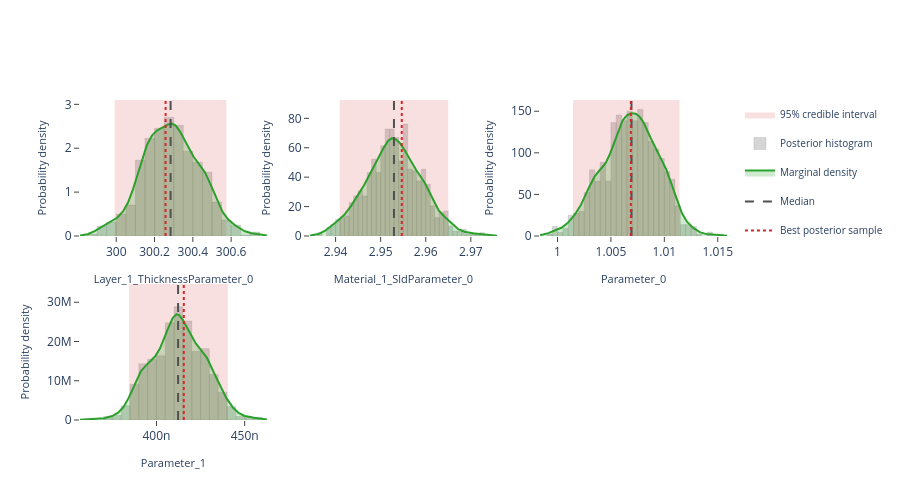

Here is the notebook cell this chart was saved with:
### Markdown cell above
## Interactive posterior plots

The next three cells render the same Plotly figures that are shown on the
Bayesian Posterior tab of the EasyReflectometryApp:

* **Marginals** — per-parameter distribution: histogram + smooth KDE marginal,
  shaded 95% credible interval, and median / best-sample lines
  (`plot_distribution` or `posterior.distribution()`)
* **Corner plot** — pairwise marginals + 2-D contours + scatter (`plot_corner`)
* **Traces** — per-chain trace + marginal histogram (`plot_trace`)

The standalone helpers are called with ``return_figure=True`` so they return a
Plotly ``Figure`` that we render in the notebook with ``fig.show()``; the
``PosteriorResults`` methods return the figure directly.

### Code cell
# ---- Marginal posterior distributions ---------------------------------------
# One panel per free parameter, each overlaying the posterior histogram, a
# smooth Gaussian-KDE marginal, the shaded 95% credible interval, and the
# median / best-sample reference lines.  Mirrors the "Marginals" sub-tab in
# the EasyReflectometryApp.

# The PosteriorResults method passes ``logp`` through automatically so the
# best posterior sample (MAP) line is drawn:
fig = posterior.distribution()
fig.show()

# Standalone equivalent (pass ``logp`` to get the best-sample line):
# fig = plot_distribution(
#     posterior.draws,
#     posterior.param_names,
#     logp=posterior.logp,
#     return_figure=True,
# )
# fig.show()

### Figure 1 — Plotly figure (JSON) as saved in the notebook; plotly's stock layout.template omitted (floating-point values rounded to 4 significant figures; data arrays with more than 128 entries replaced by an {"elided": "..."} marker saying what was removed)
{"data": [{"fill": "toself", "fillcolor": "rgba(214, 39, 40, 0.14)", "hoverinfo": "skip", "legendgroup": "95% credible interval", "line": {"color": "rgba(214, 39, 40, 0.14)", "width": 0}, "mode": "lines", "name": "95% credible interval", "showlegend": true, "type": "scatter", "x": [300.0, 300.6, 300.6, 300.0, 300.0], "xaxis": "x", "y": [0.0, 0.0, 3.099, 3.099, 0.0], "yaxis": "y"}, {"histnorm": "probability density", "hovertemplate": "sample=%{x:.4f}<br>density: %{y:.2f}<extra></extra>", "legendgroup": "histogram", "marker": {"color": "rgba(120, 120, 120, 0.38)", "line": {"color": "rgba(120, 120, 120, 0.24)", "width": 1}}, "name": "Posterior histogram", "nbinsx": 40, "opacity": 0.82, "showlegend": true, "type": "histogram", "x": {"elided": "880 float values"}, "xaxis": "x", "yaxis": "y"}, {"fill": "tozeroy", "fillcolor": "rgba(44, 160, 44, 0.22)", "hovertemplate": "Layer_1_ThicknessParameter_0: %{x:.4f}<br>density: %{y:.4f}<extra></extra>", "legendgroup": "marginal", "line": {"color": "rgb(44, 160, 44)", "width": 2}, "mode": "lines", "name": "Marginal density", "showlegend": true, "type": "scatter", "x": {"elided": "256 float values"}, "xaxis": "x", "y": {"elided": "256 float values"}, "yaxis": "y"}, {"hovertemplate": "Median: %{x:.4f}<extra></extra>", "legendgroup": "Median", "line": {"color": "rgb(80, 80, 80)", "dash": "dash", "width": 2}, "mode": "lines", "name": "Median", "showlegend": true, "type": "scatter", "x": [300.3, 300.3], "xaxis": "x", "y": [0.0, 3.099], "yaxis": "y"}, {"hovertemplate": "Best posterior sample: %{x:.4f}<extra></extra>", "legendgroup": "Best posterior sample", "line": {"color": "rgb(214, 39, 40)", "dash": "dot", "width": 2}, "mode": "lines", "name": "Best posterior sample", "showlegend": true, "type": "scatter", "x": [300.3, 300.3], "xaxis": "x", "y": [0.0, 3.099], "yaxis": "y"}, {"fill": "toself", "fillcolor": "rgba(214, 39, 40, 0.14)", "hoverinfo": "skip", "legendgroup": "95% credible interval", "line": {"color": "rgba(214, 39, 40, 0.14)", "width": 0}, "mode": "lines", "name": "95% credible interval", "showlegend": false, "type": "scatter", "x": [2.941, 2.965, 2.965, 2.941, 2.941], "xaxis": "x2", "y": [0.0, 0.0, 92.47, 92.47, 0.0], "yaxis": "y2"}, {"histnorm": "probability density", "hovertemplate": "sample=%{x:.4f}<br>density: %{y:.2f}<extra></extra>", "legendgroup": "histogram", "marker": {"color": "rgba(120, 120, 120, 0.38)", "line": {"color": "rgba(120, 120, 120, 0.24)", "width": 1}}, "name": "Posterior histogram", "nbinsx": 40, "opacity": 0.82, "showlegend": false, "type": "histogram", "x": {"elided": "880 float values"}, "xaxis": "x2", "yaxis": "y2"}, {"fill": "tozeroy", "fillcolor": "rgba(44, 160, 44, 0.22)", "hovertemplate": "Material_1_SldParameter_0: %{x:.4f}<br>density: %{y:.4f}<extra></extra>", "legendgroup": "marginal", "line": {"color": "rgb(44, 160, 44)", "width": 2}, "mode": "lines", "name": "Marginal density", "showlegend": false, "type": "scatter", "x": {"elided": "256 float values"}, "xaxis": "x2", "y": {"elided": "256 float values"}, "yaxis": "y2"}, {"hovertemplate": "Median: %{x:.4f}<extra></extra>", "legendgroup": "Median", "line": {"color": "rgb(80, 80, 80)", "dash": "dash", "width": 2}, "mode": "lines", "name": "Median", "showlegend": false, "type": "scatter", "x": [2.953, 2.953], "xaxis": "x2", "y": [0.0, 92.47], "yaxis": "y2"}, {"hovertemplate": "Best posterior sample: %{x:.4f}<extra></extra>", "legendgroup": "Best posterior sample", "line": {"color": "rgb(214, 39, 40)", "dash": "dot", "width": 2}, "mode": "lines", "name": "Best posterior sample", "showlegend": false, "type": "scatter", "x": [2.955, 2.955], "xaxis": "x2", "y": [0.0, 92.47], "yaxis": "y2"}, {"fill": "toself", "fillcolor": "rgba(214, 39, 40, 0.14)", "hoverinfo": "skip", "legendgroup": "95% credible interval", "line": {"color": "rgba(214, 39, 40, 0.14)", "width": 0}, "mode": "lines", "name": "95% credible interval", "showlegend": false, "type": "scatter", "x": [1.001, 1.011, 1.011, 1.001, 1.001], "xaxis": "x3", "y": [0.0, 0.0, 163.5, 163.5, 0.0], "yaxis": "y3"}, {"histnorm": "probability density", "hovertemplate": "sample=%{x:.4f}<br>density: %{y:.2f}<extra></extra>", "legendgroup": "histogram", "marker": {"color": "rgba(120, 120, 120, 0.38)", "line": {"color": "rgba(120, 120, 120, 0.24)", "width": 1}}, "name": "Posterior histogram", "nbinsx": 40, "opacity": 0.82, "showlegend": false, "type": "histogram", "x": {"elided": "880 float values"}, "xaxis": "x3", "yaxis": "y3"}, {"fill": "tozeroy", "fillcolor": "rgba(44, 160, 44, 0.22)", "hovertemplate": "Parameter_0: %{x:.4f}<br>density: %{y:.4f}<extra></extra>", "legendgroup": "marginal", "line": {"color": "rgb(44, 160, 44)", "width": 2}, "mode": "lines", "name": "Marginal density", "showlegend": false, "type": "scatter", "x": {"elided": "256 float values"}, "xaxis": "x3", "y": {"elided": "256 float values"}, "yaxis": "y3"}, {"hovertemplate": "Median: %{x:.4f}<extra></extra>", "legendgroup": "Median", "line": {"color": "rgb(80, 80, 80)", "dash": "dash", "width": 2}, "mode": "lines", "name": "Median", "showlegend": false, "type": "scatter", "x": [1.007, 1.007], "xaxis": "x3", "y": [0.0, 163.5], "yaxis": "y3"}, {"hovertemplate": "Best posterior sample: %{x:.4f}<extra></extra>", "legendgroup": "Best posterior sample", "line": {"color": "rgb(214, 39, 40)", "dash": "dot", "width": 2}, "mode": "lines", "name": "Best posterior sample", "showlegend": false, "type": "scatter", "x": [1.007, 1.007], "xaxis": "x3", "y": [0.0, 163.5], "yaxis": "y3"}, {"fill": "toself", "fillcolor": "rgba(214, 39, 40, 0.14)", "hoverinfo": "skip", "legendgroup": "95% credible interval", "line": {"color": "rgba(214, 39, 40, 0.14)", "width": 0}, "mode": "lines", "name": "95% credible interval", "showlegend": false, "type": "scatter", "x": [3.845e-07, 4.405e-07, 4.405e-07, 3.845e-07, 3.845e-07], "xaxis": "x4", "y": [0.0, 0.0, 34650000.0, 34650000.0, 0.0], "yaxis": "y4"}, {"histnorm": "probability density", "hovertemplate": "sample=%{x:.4f}<br>density: %{y:.2f}<extra></extra>", "legendgroup": "histogram", "marker": {"color": "rgba(120, 120, 120, 0.38)", "line": {"color": "rgba(120, 120, 120, 0.24)", "width": 1}}, "name": "Posterior histogram", "nbinsx": 40, "opacity": 0.82, "showlegend": false, "type": "histogram", "x": {"elided": "880 float values"}, "xaxis": "x4", "yaxis": "y4"}, {"fill": "tozeroy", "fillcolor": "rgba(44, 160, 44, 0.22)", "hovertemplate": "Parameter_1: %{x:.4f}<br>density: %{y:.4f}<extra></extra>", "legendgroup": "marginal", "line": {"color": "rgb(44, 160, 44)", "width": 2}, "mode": "lines", "name": "Marginal density", "showlegend": false, "type": "scatter", "x": {"elided": "256 float values"}, "xaxis": "x4", "y": {"elided": "256 float values"}, "yaxis": "y4"}, {"hovertemplate": "Median: %{x:.4f}<extra></extra>", "legendgroup": "Median", "line": {"color": "rgb(80, 80, 80)", "dash": "dash", "width": 2}, "mode": "lines", "name": "Median", "showlegend": false, "type": "scatter", "x": [4.123e-07, 4.123e-07], "xaxis": "x4", "y": [0.0, 34650000.0], "yaxis": "y4"}, {"hovertemplate": "Best posterior sample: %{x:.4f}<extra></extra>", "legendgroup": "Best posterior sample", "line": {"color": "rgb(214, 39, 40)", "dash": "dot", "width": 2}, "mode": "lines", "name": "Best posterior sample", "showlegend": false, "type": "scatter", "x": [4.155e-07, 4.155e-07], "xaxis": "x4", "y": [0.0, 34650000.0], "yaxis": "y4"}], "layout": {"barmode": "overlay", "height": 500, "legend": {"font": {"size": 10}}, "plot_bgcolor": "white", "showlegend": true, "xaxis": {"anchor": "y", "domain": [0.0, 0.2889], "range": [299.8, 300.8], "showgrid": false, "ticks": "outside", "title": {"font": {"size": 11}, "text": "Layer_1_ThicknessParameter_0"}, "zeroline": false}, "xaxis2": {"anchor": "y2", "domain": [0.3556, 0.6444], "range": [2.934, 2.976], "showgrid": false, "ticks": "outside", "title": {"font": {"size": 11}, "text": "Material_1_SldParameter_0"}, "zeroline": false}, "xaxis3": {"anchor": "y3", "domain": [0.7111, 1.0], "range": [0.9984, 1.016], "showgrid": false, "ticks": "outside", "title": {"font": {"size": 11}, "text": "Parameter_0"}, "zeroline": false}, "xaxis4": {"anchor": "y4", "domain": [0.0, 0.2889], "range": [3.567e-07, 4.626e-07], "showgrid": false, "ticks": "outside", "title": {"font": {"size": 11}, "text": "Parameter_1"}, "zeroline": false}, "xaxis5": {"anchor": "y5", "domain": [0.3556, 0.6444], "showgrid": false, "ticks": "outside", "zeroline": false}, "xaxis6": {"anchor": "y6", "domain": [0.7111, 1.0], "showgrid": false, "ticks": "outside", "zeroline": false}, "yaxis": {"anchor": "x", "domain": [0.575, 1.0], "range": [0.0, 3.099], "showgrid": false, "ticks": "outside", "title": {"font": {"size": 11}, "text": "Probability density"}, "zeroline": false}, "yaxis2": {"anchor": "x2", "domain": [0.575, 1.0], "range": [0.0, 92.47], "showgrid": false, "ticks": "outside", "title": {"font": {"size": 11}, "text": "Probability density"}, "zeroline": false}, "yaxis3": {"anchor": "x3", "domain": [0.575, 1.0], "range": [0.0, 163.5], "showgrid": false, "ticks": "outside", "title": {"font": {"size": 11}, "text": "Probability density"}, "zeroline": false}, "yaxis4": {"anchor": "x4", "domain": [0.0, 0.425], "range": [0.0, 34650000.0], "showgrid": false, "ticks": "outside", "title": {"font": {"size": 11}, "text": "Probability density"}, "zeroline": false}, "yaxis5": {"anchor": "x5", "domain": [0.0, 0.425], "showgrid": false, "ticks": "outside", "zeroline": false}, "yaxis6": {"anchor": "x6", "domain": [0.0, 0.425], "showgrid": false, "ticks": "outside", "zeroline": false}}}
